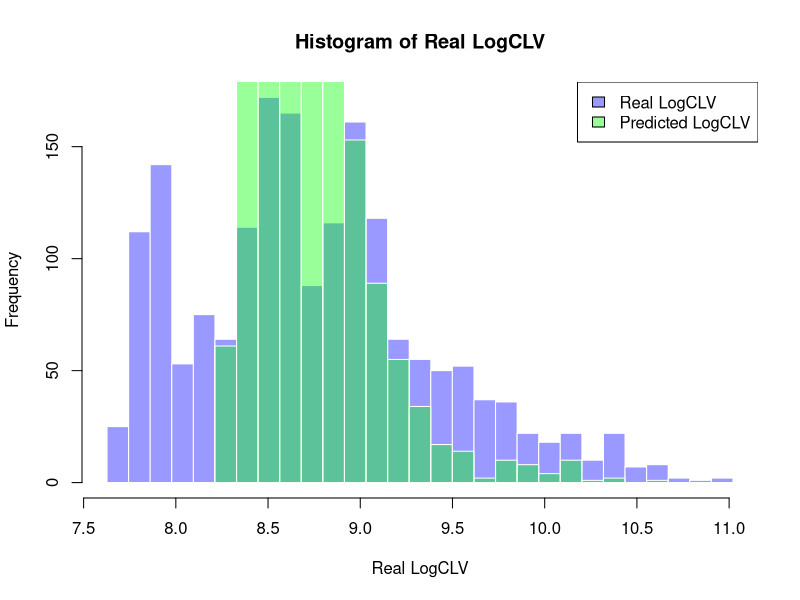
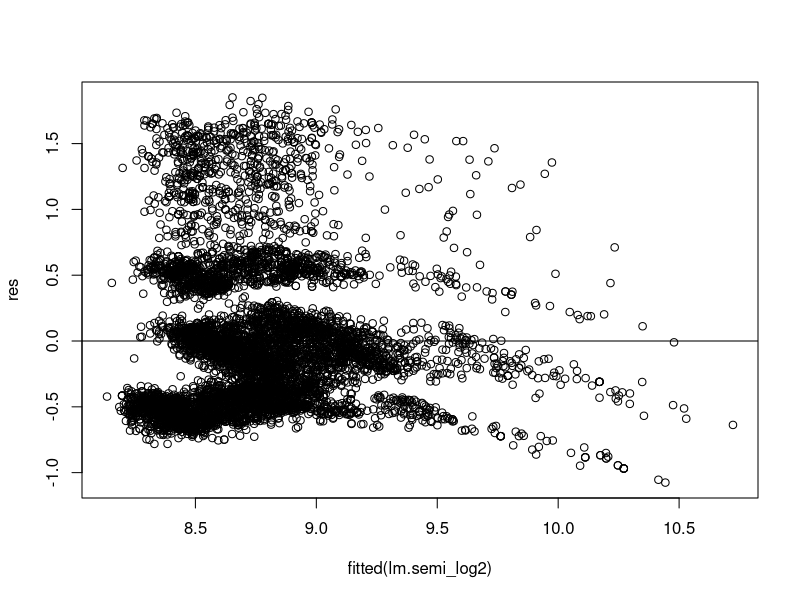
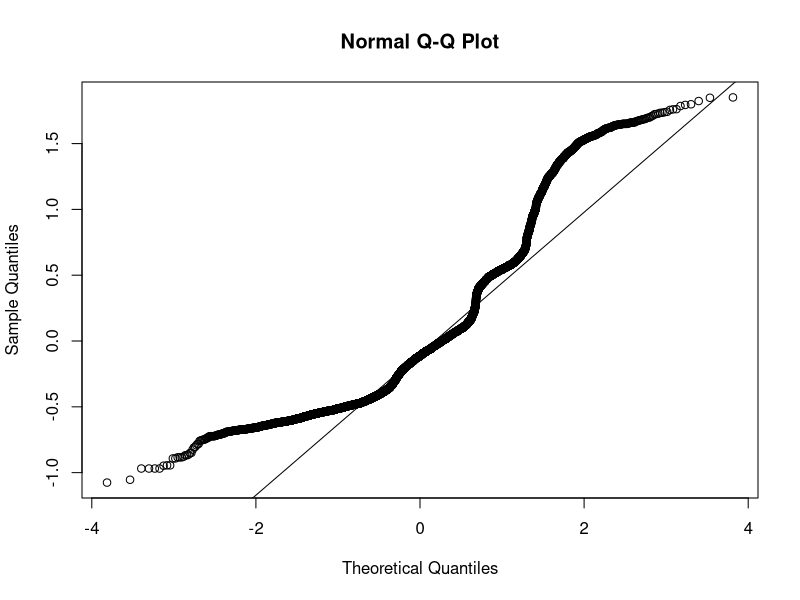

Source code (R) for these figures, in order:
## ---- chunk 1
knitr::opts_chunk$set(echo = TRUE)
## ---- chunk 2

# Clear All Variables & Clear the Screen
rm(list=ls())
cat("\014")

# Read in the Data
df = read.csv("Final_new.csv")



# Explore the data
str(df)
summary(df)
## ---- chunk 3

# Create log CLV
df$logCLV <- log(df$Customer.Lifetime.Value)

## Make a dummy variable 

df$Gender <- ifelse(df$Gender == 'M', 1, 0)
df$Marital.Status <- ifelse(df$Marital.Status == 'Married', 1, 0)

# Display the modified data frame
head(df)



## ---- chunk 4

# Run the Regression (includes an INTERCEPT)

# Define TRAINING Data (i.e, using the FIRST 3000)
data.training <- df[1:7321,]
data.test <- df[7322:9134,]
head(data.training)

lm.linear   <- lm(Customer.Lifetime.Value  ~ ., data = data.training[, -c(1, 2, 4, 11, 37, 40)])
lm.semi_log <- lm(logCLV  ~ ., data = data.training[, -c(1, 2, 3, 4, 11, 37)])
lm.semi_log2 <- lm(logCLV  ~ ., data = data.training[, c(5,6,12,13,14,15,21,24,25,26,27,30,31,32,40)])


# Display Results
summary(lm.linear)
summary(lm.semi_log)
summary(lm.semi_log2)











# Assuming you have logCLV values in data.test$logCLV
real_logCLV <- data.test$logCLV

# Predicted values from the linear regression model lm.semi_log2
predicted_logCLV <- predict(lm.semi_log2, newdata = data.test)

# Create a data frame for plotting
plot_data <- data.frame(Real_LogCLV = real_logCLV, Predicted_LogCLV = predicted_logCLV)

# Calculate the breaks for the histograms
breaks <- seq(min(c(plot_data$Real_LogCLV, plot_data$Predicted_LogCLV)),
              max(c(plot_data$Real_LogCLV, plot_data$Predicted_LogCLV)),
              length.out = 30)  # Adjust the number of bins as needed

# Create a histogram for real log CLV in blue
hist(plot_data$Real_LogCLV, col = rgb(0, 0, 1, alpha = 0.4), main = "Histogram of Real LogCLV",
     xlab = "Real LogCLV", ylab = "Frequency", border = "white", xlim = range(breaks), breaks = breaks)

# Add histogram for predicted log CLV in green
hist(plot_data$Predicted_LogCLV, col = rgb(0, 1, 0, alpha = 0.4), add = TRUE, border = "white", breaks = breaks)

# Adding legend
legend("topright", legend = c("Real LogCLV", "Predicted LogCLV"), 
       fill = c(rgb(0, 0, 1, alpha = 0.4), rgb(0, 1, 0, alpha = 0.4)))

#produce residual vs. fitted plot
#get list of residuals 
res <- resid(lm.semi_log2)
plot(fitted(lm.semi_log2), res)

#add a horizontal line at 0 
abline(0,0)

#create Q-Q plot for residuals
qqnorm(res)

#add a straight diagonal line to the plot
qqline(res) 


